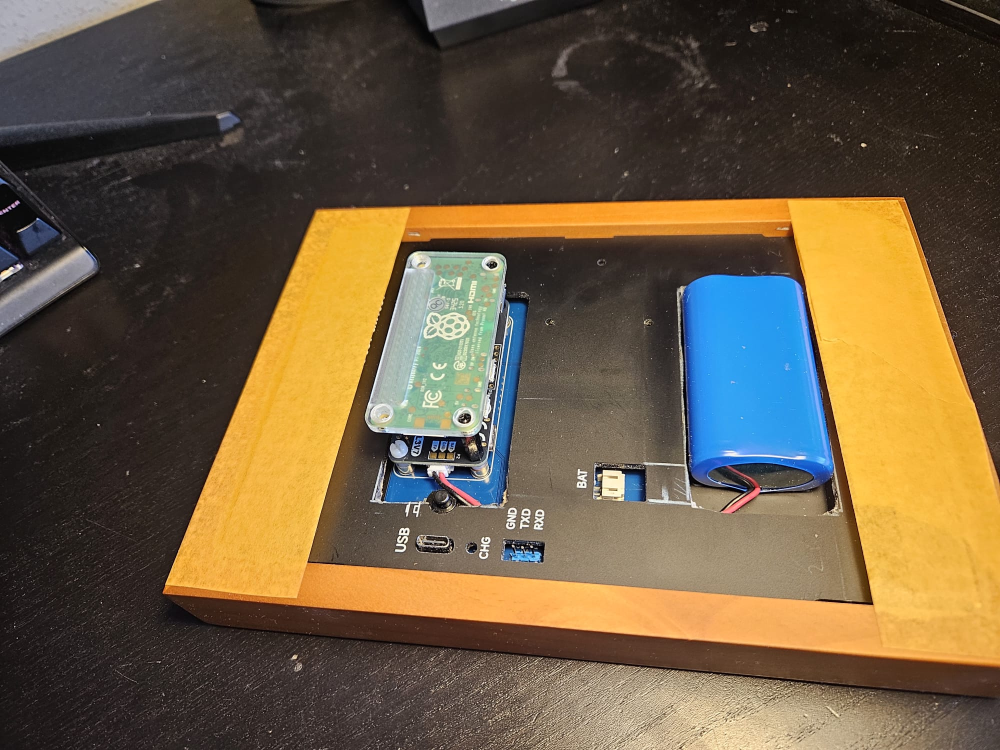
#> input picture pictures/backplate.jpeg, 2000 x 1500 px (shown at 1/2 size)
$ python convert_pictures.py pictures/backplate.jpeg --dir landscape
#> lines starting #> are read from the running program, lines starting #| are printed output that depends on the picture
# encoding: utf-8
# Based on the Waveshare RPi Zero PhotoPainter conversion script
# (https://www.waveshare.com/wiki/RPi_Zero_PhotoPainter).
# Additions: HEIC support, rich progress bar.

import sys
import os
from pathlib import Path
from PIL import Image, ImageOps
import argparse

try:
    from pillow_heif import register_heif_opener
    register_heif_opener()
#> (this line was passed over: pillow_heif is not available in this run)
except ImportError:
    pass

from rich.console import Console
from rich.progress import (
    Progress, SpinnerColumn, BarColumn, TextColumn,
    TimeElapsedColumn, MofNCompleteColumn,
)

console = Console()

SCRIPT_DIR = Path(__file__).parent
INPUT_EXTENSIONS = {'.jpg', '.jpeg', '.png', '.bmp', '.heic', '.heif'}


def convert_image(input_path, mode='scale', direction=None, dither=Image.Dither.FLOYDSTEINBERG, set_status=None):
#> called with input_path = 'pictures/backplate.jpeg', mode = 'scale', direction = 'landscape', dither = 3
    def status(msg):
        if set_status:
            set_status(msg)

    status('reading')
    img = Image.open(input_path)
#> img is the input picture: PIL image 2000x1500 RGB; mean R, G, B 107.1, 90.6, 65.9
    width, height = img.size
#> width = 2000; height = 1500

    if direction:
        target_w, target_h = (800, 480) if direction == 'landscape' else (480, 800)
    else:
        target_w, target_h = (800, 480) if width > height else (480, 800)

    if mode == 'scale':
        status('scaling')
        ratio = max(target_w / width, target_h / height)
#> ratio = 0.4
        rw, rh = int(width * ratio), int(height * ratio)
#> rw = 800; rh = 600
        resized = img.resize((rw, rh))
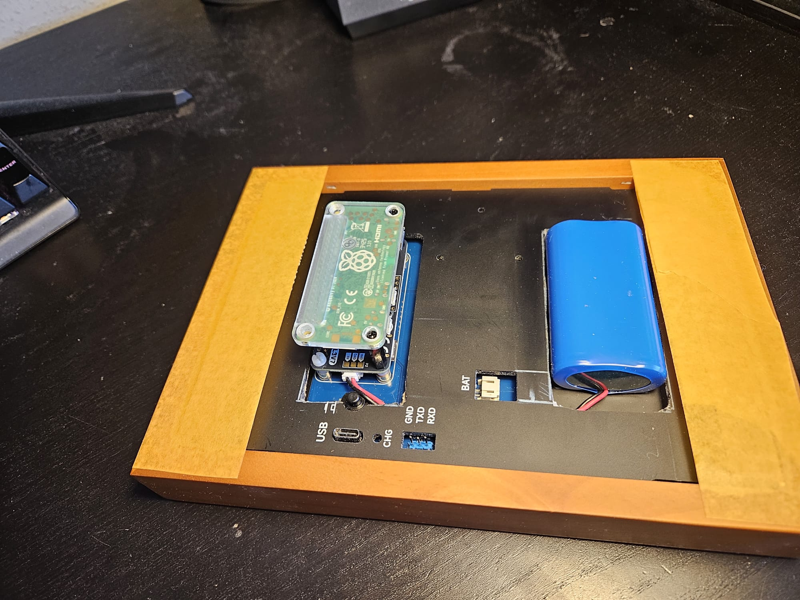
#> resized: PIL image 800x600 RGB; mean R, G, B 107.1, 90.6, 65.9
        canvas = Image.new('RGB', (target_w, target_h), (255, 255, 255))
#> canvas: PIL image 800x480 RGB; every value is 255
        canvas.paste(resized, ((target_w - rw) // 2, (target_h - rh) // 2))
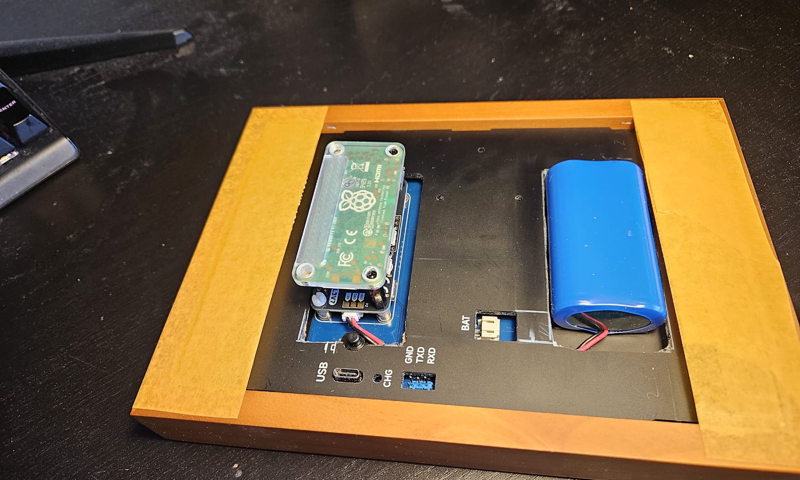
#> canvas: PIL image 800x480 RGB; mean R, G, B 113.7, 95.5, 66.9
        result = canvas
    else:
        status('cropping')
        result = ImageOps.pad(img.crop((0, 0, width, height)), size=(target_w, target_h),
                              color=(255, 255, 255), centering=(0.5, 0.5))

    status('dithering')
    pal_image = Image.new('P', (1, 1))
    pal_image.putpalette((0,0,0, 255,255,255, 0,255,0, 0,0,255, 255,0,0, 255,255,0, 255,128,0) + (0,0,0)*249)
    quantized = result.quantize(dither=dither, palette=pal_image).convert('RGB')
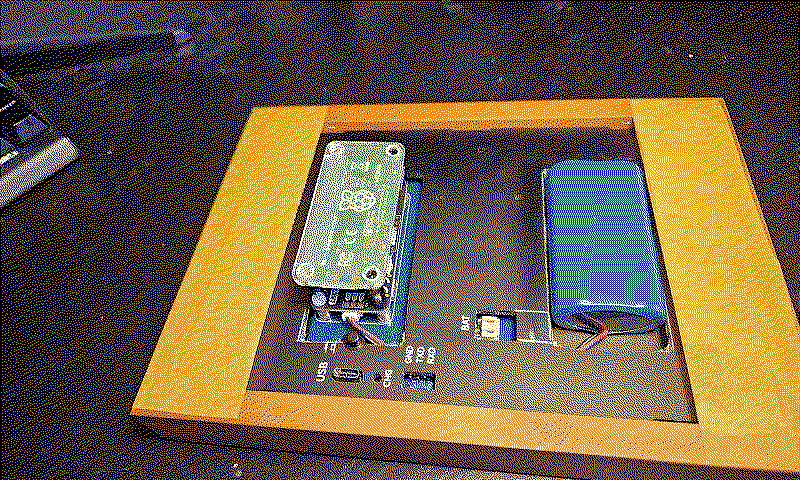
#> quantized: PIL image 800x480 RGB; mean R, G, B 114.7, 94.3, 64.8

    status('saving')
    output_path = Path(input_path).with_name(Path(input_path).stem + f'_{mode}_output.bmp')
    quantized.save(output_path)
    return output_path


# [61 lines left out: function batch_process, not called in this run]


def main():
    parser = argparse.ArgumentParser(description='Convert images to 7-color e-ink BMP format.')
    parser.add_argument('image_file', nargs='?', help='Single input image (omit to batch-process photos_input/)')
    parser.add_argument('--dir', choices=['landscape', 'portrait'], help='Force orientation')
    parser.add_argument('--mode', choices=['scale', 'cut'], default='scale')
    parser.add_argument('--dither', type=int, choices=[Image.NONE, Image.FLOYDSTEINBERG],
                        default=Image.FLOYDSTEINBERG)

    args = parser.parse_args()
    dither = Image.Dither(args.dither)

    if args.image_file:
        if not os.path.isfile(args.image_file):
            console.print(f'[red]Error: file {args.image_file} does not exist[/red]')
            sys.exit(1)
        console.print(f'[bold]{args.image_file}[/bold]')
        output = convert_image(
            args.image_file, mode=args.mode, direction=args.dir, dither=dither,
            set_status=lambda msg: console.print(f'  [dim]{msg}...[/dim]'),
        )
        console.print(f'[green]✓[/green] Saved → {output}')
    else:
        batch_process(mode=args.mode, direction=args.dir, dither=dither)


if __name__ == '__main__':
    main()
